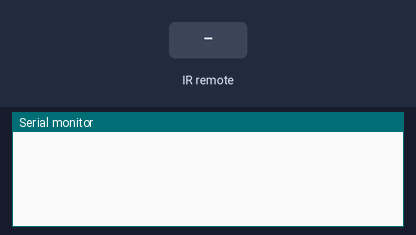
This sketch was run on a simulated Arduino Uno, built with avr-gcc and run on an emulated ATmega328P. Shown: the last lines printed to the serial monitor. The inputs (shaded band) are chosen by the test bench.

Above: at 1.2 s.
1.3 s: infrared code 0xE916FF00 received
At 2.5 s:
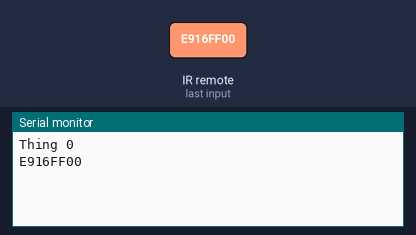
2.8 s: infrared code 0xF30CFF00 received
At 3.3 s:
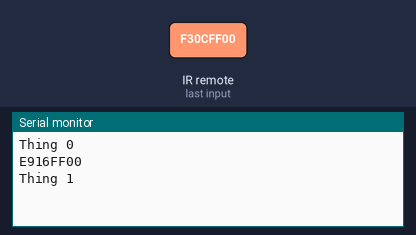

The sketch:

sketch_jan28a.ino
```cpp
// Some code that works with the updated IR Remote library

#include <IRremote.hpp>
const int IR_RECEIVE_PIN = 3;

void setup()
{
  Serial.begin(9600);
  IrReceiver.begin(IR_RECEIVE_PIN, ENABLE_LED_FEEDBACK); // Start the receiver
}

void loop()
{
  if (IrReceiver.decode()) // If the IR receiver has received something
  {
    if (IrReceiver.decodedIRData.decodedRawData == 0xE916FF00) // If '1' was pressed on the remote
    {
      Serial.println("Thing 0");
    }
    if (IrReceiver.decodedIRData.decodedRawData == 0xF30CFF00) // If '1' was pressed on the remote
    {
      Serial.println("Thing 1");
    }
    else if (IrReceiver.decodedIRData.decodedRawData == 0xE718FF00) // If '2' pressed
    {
      Serial.println("Thing 2");
    }
    else if (IrReceiver.decodedIRData.decodedRawData == 0xA15EFF00) // If '3' pressed
    {
      Serial.println("Thing 3");
    }
    else // can use print to find the new remote codes (now LSB-first) without doing math
    {
      Serial.println(IrReceiver.decodedIRData.decodedRawData, HEX);
    }
    IrReceiver.resume(); // Resume receiving input
  }
}
```

Measured:
- after the input at 1.3 s, the serial monitor: prints a new line at once (image 1)
- after the input at 2.8 s, the serial monitor: prints a new line at once (image 2)
